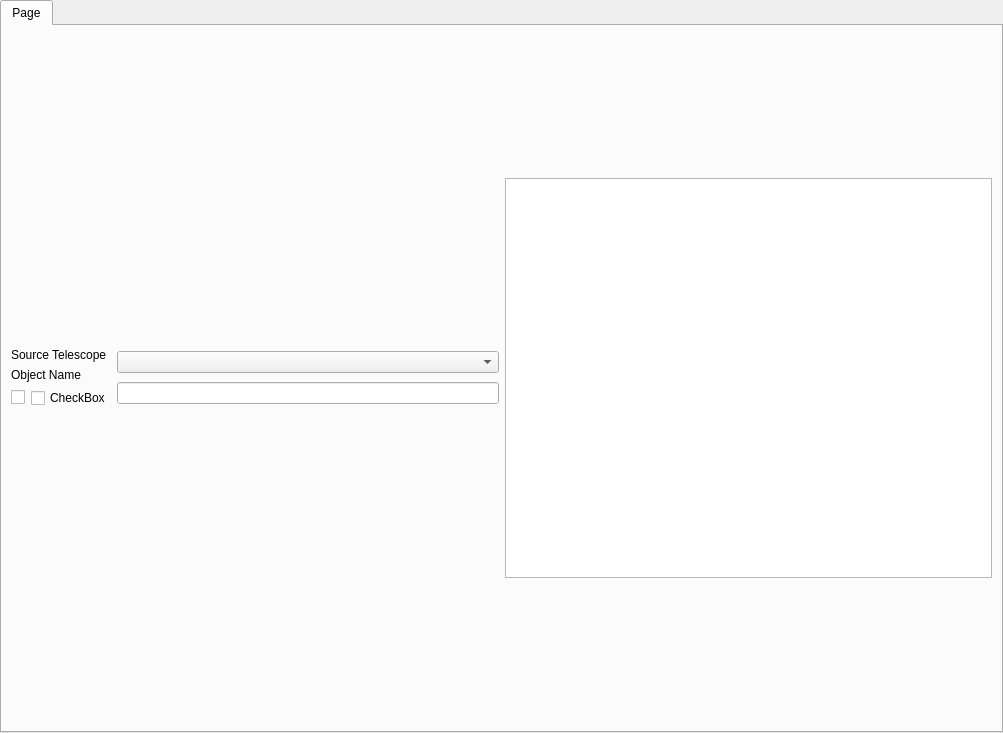
<?xml version="1.0" encoding="UTF-8"?>
<ui version="4.0">
 <class>TabWidget</class>
 <widget class="QTabWidget" name="TabWidget">
  <property name="geometry">
   <rect>
    <x>0</x>
    <y>0</y>
    <width>1003</width>
    <height>733</height>
   </rect>
  </property>
  <property name="windowTitle">
   <string>TabWidget</string>
  </property>
  <widget class="QWidget" name="tab">
   <attribute name="title">
    <string>Page</string>
   </attribute>
   <layout class="QGridLayout" name="gridLayout_2">
    <item row="2" column="0">
     <layout class="QHBoxLayout" name="horizontalLayout_2"/>
    </item>
    <item row="0" column="0">
     <layout class="QGridLayout" name="gridLayout">
      <item row="0" column="1">
       <layout class="QHBoxLayout" name="horizontalLayout">
        <item>
         <layout class="QVBoxLayout" name="verticalLayout">
          <item>
           <widget class="QLabel" name="label">
            <property name="text">
             <string>Source Telescope</string>
            </property>
           </widget>
          </item>
          <item>
           <widget class="QLabel" name="label_2">
            <property name="text">
             <string>Object Name</string>
            </property>
           </widget>
          </item>
          <item>
           <layout class="QHBoxLayout" name="horizontalLayout_5">
            <item>
             <widget class="QCheckBox" name="checkBox">
              <property name="text">
               <string/>
              </property>
             </widget>
            </item>
            <item>
             <widget class="QCheckBox" name="checkBox_2">
              <property name="text">
               <string>CheckBox</string>
              </property>
             </widget>
            </item>
           </layout>
          </item>
         </layout>
        </item>
        <item>
         <layout class="QVBoxLayout" name="verticalLayout_2">
          <item>
           <widget class="QComboBox" name="comboBox_3"/>
          </item>
          <item>
           <widget class="QLineEdit" name="lineEdit"/>
          </item>
         </layout>
        </item>
       </layout>
      </item>
     </layout>
    </item>
    <item row="3" column="0">
     <layout class="QHBoxLayout" name="horizontalLayout_3"/>
    </item>
    <item row="0" column="3">
     <widget class="QListWidget" name="listWidget">
      <property name="maximumSize">
       <size>
        <width>16777215</width>
        <height>400</height>
       </size>
      </property>
     </widget>
    </item>
   </layout>
  </widget>
 </widget>
 <resources/>
 <connections/>
</ui>
